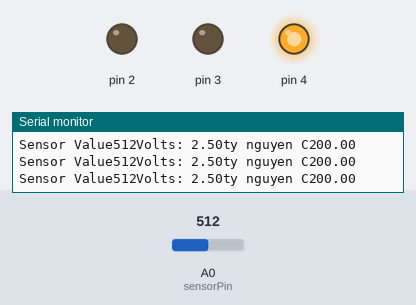
Bench run of a sketch on a simulated Arduino Uno, built with avr-gcc and run on an emulated ATmega328P. On the bench: output pins drawn as LEDs (lit = HIGH), the last lines printed to the serial monitor. Inputs (shaded band) come from the test bench; at power-on: A0 (sensorPin) = 512.

Above: at 1.2 s.
1.3 s: A0 (sensorPin) set to 183
4.3 s: A0 (sensorPin) set to 172
At 5.5 s:
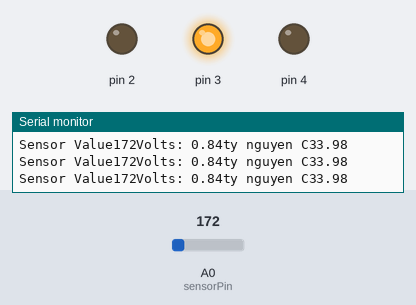
6.0 s: A0 (sensorPin) set to 122
At 6.9 s:
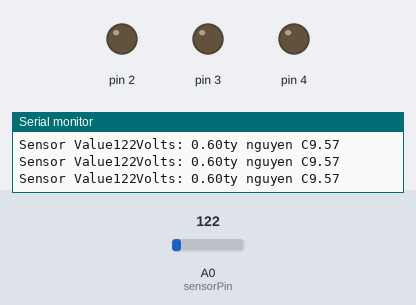
7.5 s: A0 (sensorPin) set to 306
At 8.3 s:
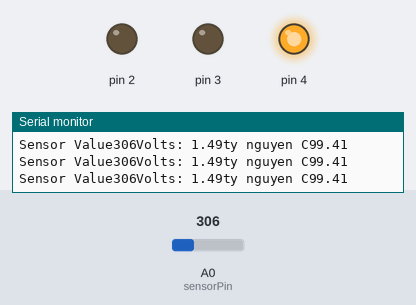
9.0 s: A0 (sensorPin) set to 0
At 9.8 s:
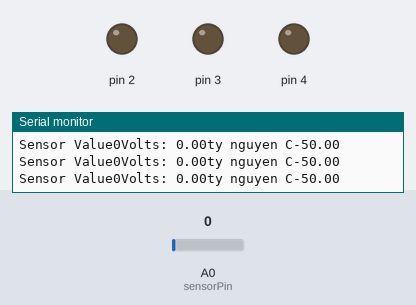
Timing chart, 0 to 11.5 s (numbered marks = the images above; inputs shaded):
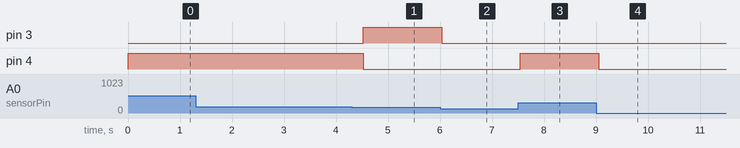

The sketch:

temperature_sensor.ino
```cpp
const int sensorPin = A0;
const float baselineTemp = 28.0;
void setup() {
  // put your setup code here, to run once:
  Serial.begin(9600); // open port
  for(int pinnumber =2 ; pinnumber <5 ; pinnumber++){
    pinMode (pinnumber, OUTPUT) ;
    digitalWrite (pinnumber, LOW);
  }
}

void loop() {
  // put your main code here, to run repeatedly:
  int sensorval = analogRead(sensorPin);
  Serial.print("Sensor Value");
  Serial.print(sensorval);
  //convert the adc reading to voltage
  float voltage = (sensorval/1024.0) * 5.0;
  Serial.print( "Volts: ");
  Serial.print(voltage);
  //convert to temperature
  float temperature = (voltage -0.5) *100;
  Serial.print("ty nguyen C");
  Serial.println(temperature);

  // use if else to control light to go up when the temp is lower than basline temp +2
  if(temperature < baselineTemp +2){
    digitalWrite(2, LOW);
    digitalWrite(3,LOW);
    digitalWrite(4,LOW);
  }
  else if(temperature >= baselineTemp + 2 && temperature < baselineTemp + 4 ){
    digitalWrite(2,HIGH);
    digitalWrite(3,LOW);
    digitalWrite(4,LOW);
  }
  else if (temperature >= baselineTemp + 4 && temperature < baselineTemp + 6){
    digitalWrite(2,LOW);
    digitalWrite(3,HIGH);
    digitalWrite(4,LOW);
  }
  else if ( temperature >= baselineTemp +6){
    digitalWrite(2,LOW);
    digitalWrite(3,LOW);
    digitalWrite(4,HIGH);
  }
  delay(250);
}
```

Measured:
- the behaviour switches between 173 and 172 on A0 (sensorPin) (found by bisection; images 0 and 1)
- after the input at 4.3 s, pin 3: LOW → HIGH after 0.23 s; pin 4: HIGH → LOW after 0.23 s
- after the input at 6.0 s, pin 3: HIGH → LOW at once
- after the input at 7.5 s, pin 4: LOW → HIGH at once
- after the input at 9.0 s, pin 4: HIGH → LOW after 0.05 s
